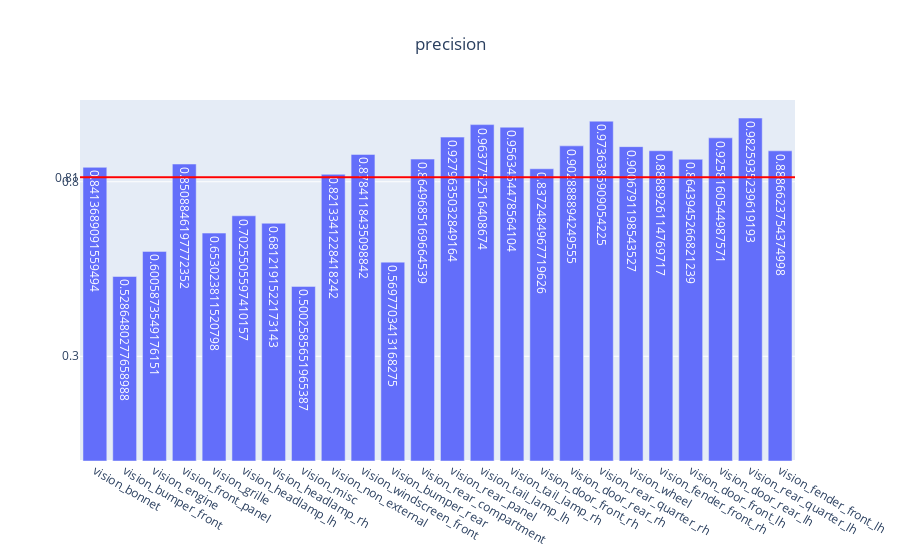

This figure's notebook cell:
### Code cell
genVisMulitlabel(partEvalMetrics, "precision")

### Figure 1 — Plotly figure (JSON) as saved in the notebook; plotly's stock layout.template omitted (floating-point values rounded to 4 significant figures)
{"data": [{"text": [0.8414, 0.5286, 0.6006, 0.8509, 0.653, 0.7026, 0.6812, 0.5003, 0.8213, 0.8784, 0.5698, 0.865, 0.928, 0.9638, 0.9563, 0.8372, 0.9029, 0.9736, 0.9007, 0.8889, 0.8644, 0.9258, 0.9826, 0.8887], "type": "bar", "x": ["vision_bonnet", "vision_bumper_front", "vision_engine", "vision_front_panel", "vision_grille", "vision_headlamp_lh", "vision_headlamp_rh", "vision_misc", "vision_non_external", "vision_windscreen_front", "vision_bumper_rear", "vision_rear_compartment", "vision_rear_panel", "vision_tail_lamp_lh", "vision_tail_lamp_rh", "vision_door_front_rh", "vision_door_rear_rh", "vision_rear_quarter_rh", "vision_wheel", "vision_fender_front_rh", "vision_door_front_lh", "vision_door_rear_lh", "vision_rear_quarter_lh", "vision_fender_front_lh"], "y": [0.8414, 0.5286, 0.6006, 0.8509, 0.653, 0.7026, 0.6812, 0.5003, 0.8213, 0.8784, 0.5698, 0.865, 0.928, 0.9638, 0.9563, 0.8372, 0.9029, 0.9736, 0.9007, 0.8889, 0.8644, 0.9258, 0.9826, 0.8887]}], "layout": {"shapes": [{"line": {"color": "red", "width": 2}, "type": "line", "x0": 0, "x1": 1, "xref": "x domain", "y0": 0.8127, "y1": 0.8127, "yref": "y"}], "title": {"text": "precision", "x": 0.5}, "yaxis": {"tickmode": "array", "tickvals": ["0.81", 0.3, 0.8]}}}
